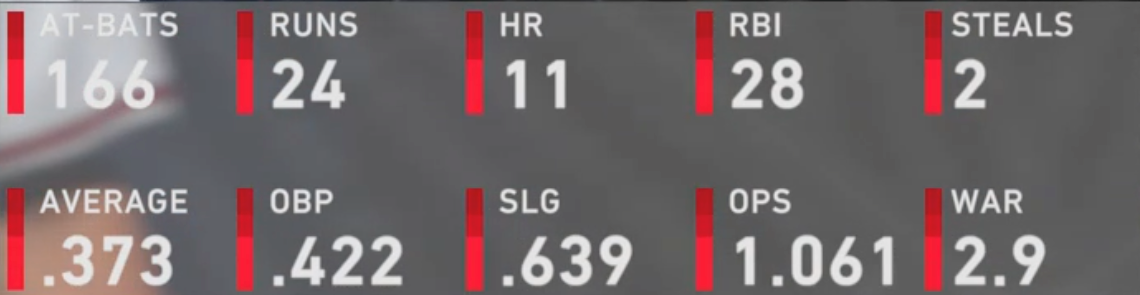
#> input picture divleague_crop.png, 1140 x 295 px
$ python extract_example_chars.py
#> lines starting #> are read from the running program, lines starting #| are printed output that depends on the picture; after the words box and inside, x2 and y2 are one past the last pixel; in counts of white or black regions, pixels touching at a corner belong together
### extract_stats.py
"""
MLB2020 OCR stats extraction script.

Note:
We require a cropping box because the box uses alpha blending
and it's a PITA to do with traditional thresholding techniques.
Since the given data is expected to be consistent between images
for the location of the cropped box to be, we expect it to be manually found
once and be constant for the user.
"""
import argparse

import cv2
import numpy as np

from classify import CharClassifier


TOP_Y1 = 0.1694915254237288
TOP_Y2 = 0.4067796610169492
BOTTOM_Y1 = 0.7627118644067796
BOTTOM_Y2 = 1.0

BIN_THRESH = 210

PX_DIST = 0.03508771929824561

HITTER_STATS = ['AT-BATS', 'RUNS', 'HR',
                'RBI', 'STEALS', 'AVERAGE',
                'OBP', 'SLG', 'OPS', 'WAR']
PITCHER_STATS = ['WIN-LOSS', 'SAVES', 'INNINGS',
                 'SO', 'WALKS', 'ERA', 'WHIP',
                 'K/9', 'BB/9', 'WAR']

def preprocess_img(img):
    """
    Preprocess image by converting to grayscale single color channel
    and applying gaussian blur for later threshold step.
    """
    img_bw = cv2.cvtColor(img, cv2.COLOR_BGR2GRAY)
    img_bw = cv2.medianBlur(img_bw, 5)
    return img_bw

def morph_clean(img, kernel_shape=(3, 3)):
    """
    Clean image with morophological erosion and dilation.
    """
    kernel = np.ones(kernel_shape, np.uint8)
    img_erode = cv2.erode(img, kernel, iterations=1)
    img_morph_clean = cv2.dilate(img_erode, kernel, iterations=1)
    return img_morph_clean

def get_numbers_bbox(img):
    """
    Get bounding boxes around connected components in thresholded image.
    """
    ret, img_label = cv2.connectedComponents(img)
    labels = np.unique(img_label)
    boxes = []
    for label in labels:
        y, x = np.where(img_label == label)  # row (y), col (x)
        min_y = np.min(y)
        min_x = np.min(x)
        max_y = np.max(y)
        max_x = np.max(x)
        box_h_diff = np.abs(max_y - min_y)
        box_w_diff = np.abs(max_x - min_x)
        boxes.append([min_x, min_y, max_x, max_y])
    return boxes

# [96 lines left out: functions filter_rows, decode, extract_stats, main, not called in this run]

# [2 lines that do not run on import are left out]

### extract_example_chars.py
from extract_stats import preprocess_img, morph_clean, get_numbers_bbox, filter_rows
import cv2

def main():
    img_filenames = ['divleague_crop.png', 'divleague2_crop.png']
    ex_i = 0
    for img_filename in img_filenames:
        print(img_filename)
        img = cv2.imread(img_filename)
#> img is the input picture: shape (295, 1140, 3); mean B, G, R 107.7, 105.9, 116.7
        height, width, _ = img.shape
#> height = 295; width = 1140
        img_bw = preprocess_img(img)
#> in preprocess_img, `img_bw = cv2.cvtColor(img, cv2.COLOR_BGR2GRAY)`:
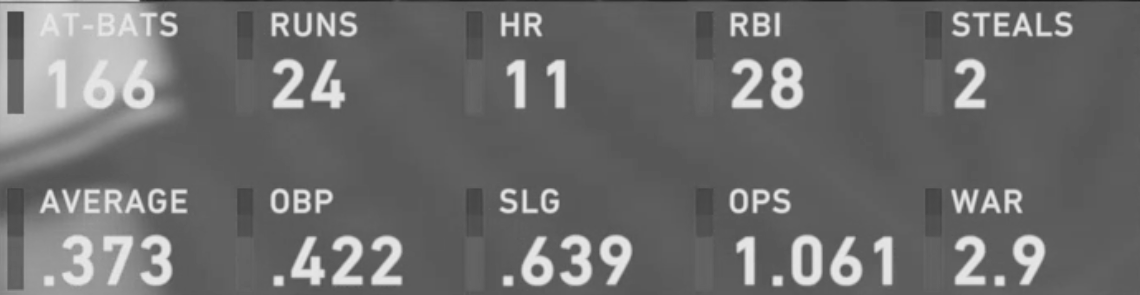
#> img_bw: shape (295, 1140); min 28, max 234, mean 109.3
        ret, img_thresh = cv2.threshold(img_bw, 210, 255, cv2.THRESH_BINARY)
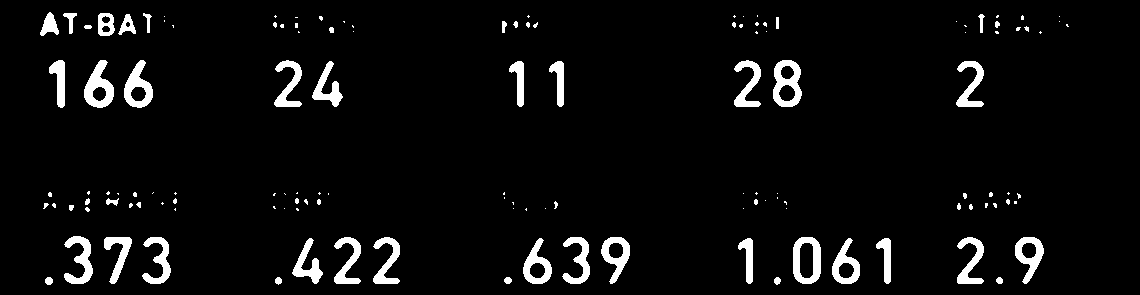
#> img_thresh: shape (295, 1140); 5% white; 134 white regions (81 under 20 px), largest, box (x1, y1, x2, y2) and area: (773, 60, 802, 107) 801, (84, 60, 114, 108) 768, (793, 237, 821, 284) 756
        img_morph_clean = morph_clean(img_thresh)
#> in morph_clean, `img_erode = cv2.erode(img, kernel, iterations=1)`:
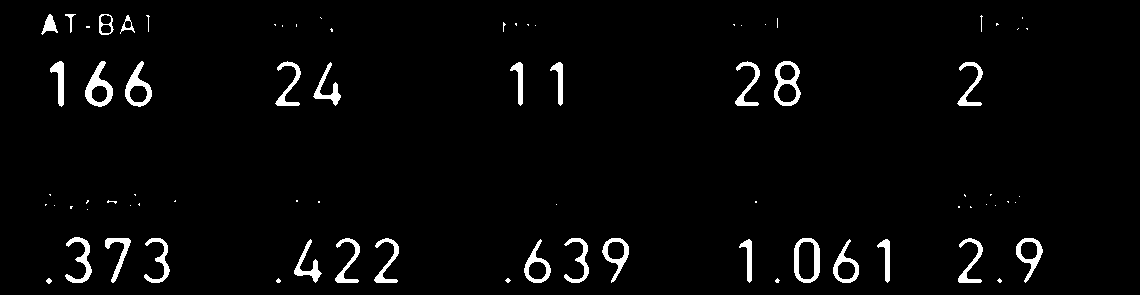
#> img_erode: shape (295, 1140); 3% white; 78 white regions (47 under 20 px), largest, box (x1, y1, x2, y2) and area: (85, 61, 113, 107) 543, (774, 61, 801, 106) 515, (794, 238, 820, 283) 510
#> in morph_clean, `img_morph_clean = cv2.dilate(img_erode, kernel, iterations=1)`:
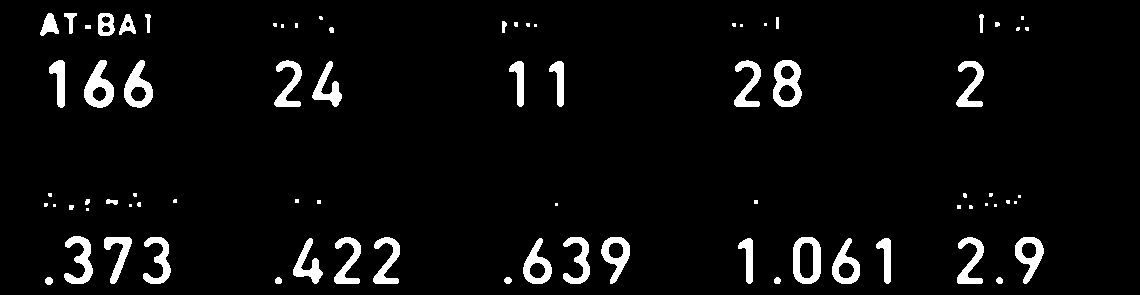
#> img_morph_clean: shape (295, 1140); 4.8% white; 78 white regions (34 under 20 px), largest, box (x1, y1, x2, y2) and area: (773, 60, 802, 107) 801, (84, 60, 114, 108) 767, (793, 237, 821, 284) 756
        bboxes = get_numbers_bbox(img_morph_clean)
#> in get_numbers_bbox, `ret, img_label = cv2.connectedComponents(img)`:
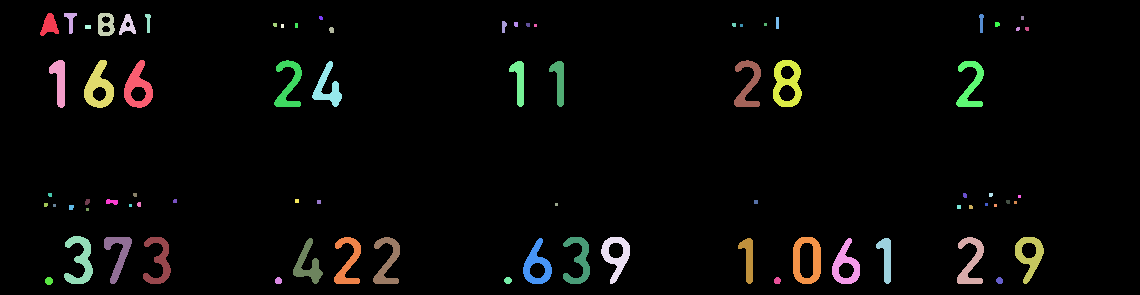
#> img_label: shape (295, 1140) int32; 79 distinct labels, from 0 to 78; one colour per label, 0 black
#> in get_numbers_bbox, `ret, img_label = cv2.connectedComponents(img)`: ret = 79
#> in get_numbers_bbox, `labels = np.unique(img_label)`: labels = 79 values from 0 to 78
#> the loop in get_numbers_bbox, `for label in labels:` made 79 passes
#> (min_y, min_x, max_y, max_x, box_h_diff, box_w_diff) on passes 1, 2, 3, 4, 5, 6, 7, 9, 11, 14, 18, 19: (0, 0, 294, 1139, 294, 1139), (13, 40, 35, 58, 22, 18), (13, 64, 33, 76, 20, 12), (13, 98, 35, 114, 22, 16), (14, 119, 34, 135, 20, 16), (14, 145, 32, 150, 18, 5), (14, 979, 32, 983, 18, 4), (17, 776, 28, 778, 11, 2), (21, 502, 32, 506, 11, 4), (22, 514, 26, 517, 4, 3), (22, 995, 26, 999, 4, 4), (25, 85, 28, 90, 3, 5)
#> (y, x, min_y, min_x, max_y, max_x, box_h_diff, box_w_diff) on passes 17, 20, 21, 22, 40: ([23, 23, 23, 24, 24, 24, 25, 25, 25], [764, 765, 766, 764, 765, 766, 764, 765, 766], 23, 764, 25, 766, 2, 2), ([24, 24, 24, 25, 25, 25, 26, 26, 26, 27, 27, 27], [281, 282, 283, 281, 282, 283, 281, 282, 283, 281, 282, 283], 24, 281, 27, 283, 3, 2), ([24, 24, 24, 25, 25, 25, 26, 26, 26], [534, 535, 536, 534, 535, 536, 534, 535, 536], 24, 534, 26, 536, 2, 2), ([24, 24, 24, 25, 25, 25, 26, 26, 26], [740, 741, 742, 740, 741, 742, 740, 741, 742], 24, 740, 26, 742, 2, 2), ([195, 195, 195, 196, 196, 196, 197, 197, 197], [1018, 1019, 1020, 1018, 1019, 1020, 1018, 1019, 1020], 195, 1018, 197, 1020, 2, 2)
#> after the loop in get_numbers_bbox, `for label in labels:`: boxes = 79 items, first 6: [0, 0, 1139, 294], [40, 13, 58, 35], [64, 13, 76, 33], [98, 13, 114, 35], [119, 14, 135, 34], [145, 14, 150, 32]
#> bboxes has the same summary as boxes in get_numbers_bbox

        if len(bboxes) > 0:
            top_row = []
            bottom_row = []

            top_y1, top_y2 = 50, 120
            bottom_y1, bottom_y2 = 225, height
#> bottom_y1 = 225; bottom_y2 = 295
#> (the run stopped early here; a loop or call above may not have finished)
